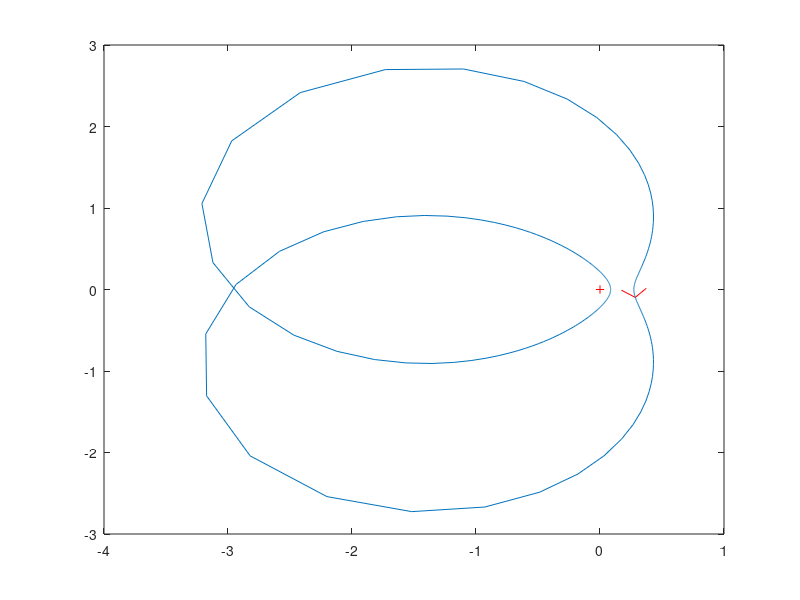

The MATLAB source for this figure:
# Nyquist criterion
clear all
close all

fn = @(z,a) 1./((z+1).^2+a^2);

Z = fn(2*exp((0:0.01:2*pi)*i),sqrt(3)-0.1);

function toplot = flecha(Z)
   n = length(Z);
   s = floor(n/2);
   l = floor(s/10);
   %s = s+l;
   z = Z(s+l) - Z(s);
   l1 = Z(s)+z*i;
   l2 = Z(s)-z*i;
   toplot = [l1 Z(s+l) l2];
endfunction

plot(real(flecha(Z)),imag(flecha(Z)),'r',real(Z),imag(Z),0,0,'r+')